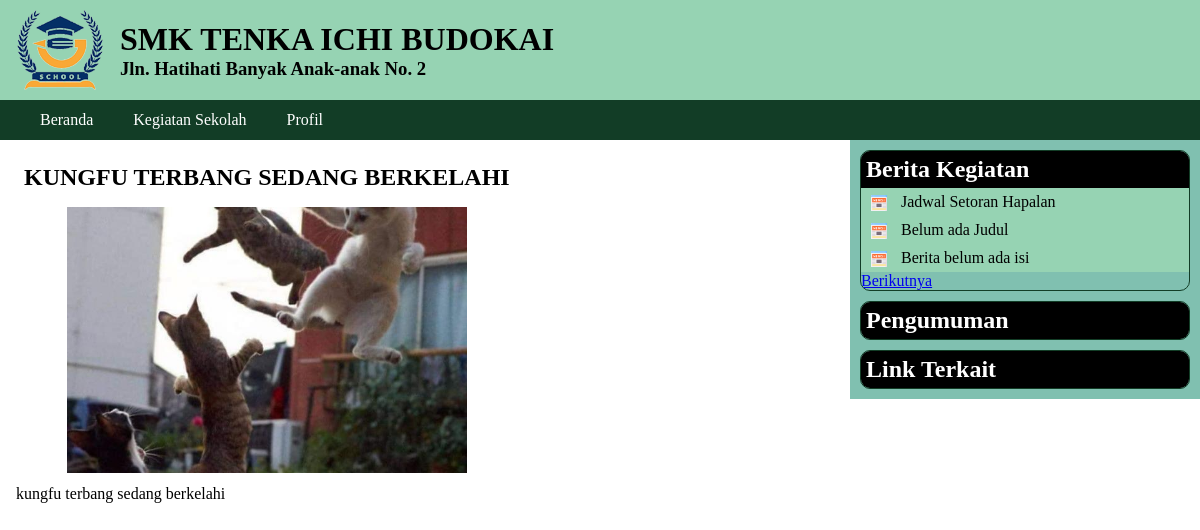
The app's page /kegiatan.php?id=3 with its own data.
### tables this page shows
CREATE TABLE `kegiatan` (
  `ID_kegiatan` int(10) NOT NULL,
  `judul_kegiatan` varchar(200) NOT NULL,
  `artikel_kegiatan` text NOT NULL,
  `tgl_upload` datetime NOT NULL,
  `ID_admin` int(2) NOT NULL
);

CREATE TABLE `foto_kegiatan` (
  `ID` int(10) NOT NULL,
  `ID_kegiatan` int(10) NOT NULL,
  `foto` varchar(100) NOT NULL,
  `caption` varchar(255) NOT NULL
);

### kegiatan.php (the view, shortened to what this page needs)
<?php
include "admin/config.php";
include "admin/functions.php";
$p = isset($_GET['p'])? $_GET['p'] : 1;
$limit = 3;
$start = ($p-1) * $limit;
$sql2 = " SELECT ID_kegiatan,
                 judul_kegiatan
          FROM kegiatan
          ORDER BY ID_kegiatan DESC
          LIMIT $start, $limit ";
$hasil2 = get_data($sql2);
include "header.php";
?>
<main>
<section>
<?php
if (isset($_GET["id"])) {
 $id = $_GET["id"];
 $sql3 = " SELECT * FROM kegiatan
           WHERE ID_kegiatan = $id";
 $hasil3 = get_data($sql3);
 $berita = $hasil3[0];
 $sql4 = " SELECT * FROM foto_kegiatan
           WHERE ID_kegiatan = $id";
 $listfoto = get_data($sql4);
 echo "<h1>$berita[judul_kegiatan]</h1>";
 if (isset($listfoto[0])){
  $gambar = $listfoto[0]['foto'];
  cetak_foto( $gambar );
 }
 echo "<div>$berita[artikel_kegiatan]</div> ";
}
?>
</section>
<aside>
 <div class='widget'>
   <h2>Berita Kegiatan</h2>
   <ul class='daftar_link'>
<?php
for($i=0; $i<count($hasil2); $i++) {
    $id_kegiatan = $hasil2[$i]["ID_kegiatan"];
    $judul = $hasil2[$i]["judul_kegiatan"];
    echo "<li>
    <a href='kegiatan.php?id=$id_kegiatan'>
    $judul</a></li> ";
}
?>
   </ul>
<?php
$next_p = $p + 1;
echo "<a href='kegiatan.php?p=$next_p'>
      Berikutnya </a>";
?>
 </div>
 <div class='widget'>
  <h2>Pengumuman</h2>
 </div>
 <div class='widget'>
  <h2>Link Terkait</h2>
 </div>
</aside>
</main>
</body>
</html>

### admin/functions.php (shortened to what this page needs)
<?php
function get_data( $sql ) {
    global $koneksi;
    $hasil = array();
    $query = mysqli_query($koneksi, $sql);
    if (mysqli_num_rows($query) == 0) {
        return $hasil;
    }
    else
    {
        while( $row = mysqli_fetch_assoc($query)){
            $hasil[] = $row;
        }
        return $hasil;
    }
}
function cetak_foto($gambar) {
    echo "<blockquote>
    <a href='upload/$gambar'
       target='_blank'>
    <img src='upload/$gambar' width='400'>
    </a>
    </blockquote>";
}

### style.css (style rules this page uses)
* { margin:0; padding:0; }
main { display: flex; justify-content: space-between; }
main section { padding: 1rem; text-align: justify; }
blockquote { padding:0.5rem; text-align: center; }
section h1 { padding: 0.5rem; text-transform: uppercase; font-family: Impact; }
aside { width: 350px; background:#80c0b0; height: 100%; }
.widget { margin: 10px; border-radius: 10px; border:1px solid #123d26; overflow: hidden; }
.widget h2 { background:black; color:white; padding:5px; font-family:Tahoma; }
.daftar_link { list-style: none; }
.daftar_link li { background:#96d3b3; }
.daftar_link li::before { content: ''; display: inline-block; height: 16px; width: 16px; background-size: cover; background-image: url('images/icon-news.png'); background-repeat: no-repeat; margin-left: 10px; background-position: center center; vertical-align: middle; }
.daftar_link li a { display:inline-block; padding:5px 10px; text-decoration: none; color:black; }

### records on screen
kegiatan: judul_kegiatan "KUNGFU TERBANG SEDANG BERKELAHI", artikel_kegiatan "kungfu terbang sedang berkelahi"
foto_kegiatan: foto (picture)
kegiatan: judul_kegiatan "Jadwal Setoran Hapalan"
kegiatan: judul_kegiatan "Belum ada Judul"
kegiatan: judul_kegiatan "Berita belum ada isi"
